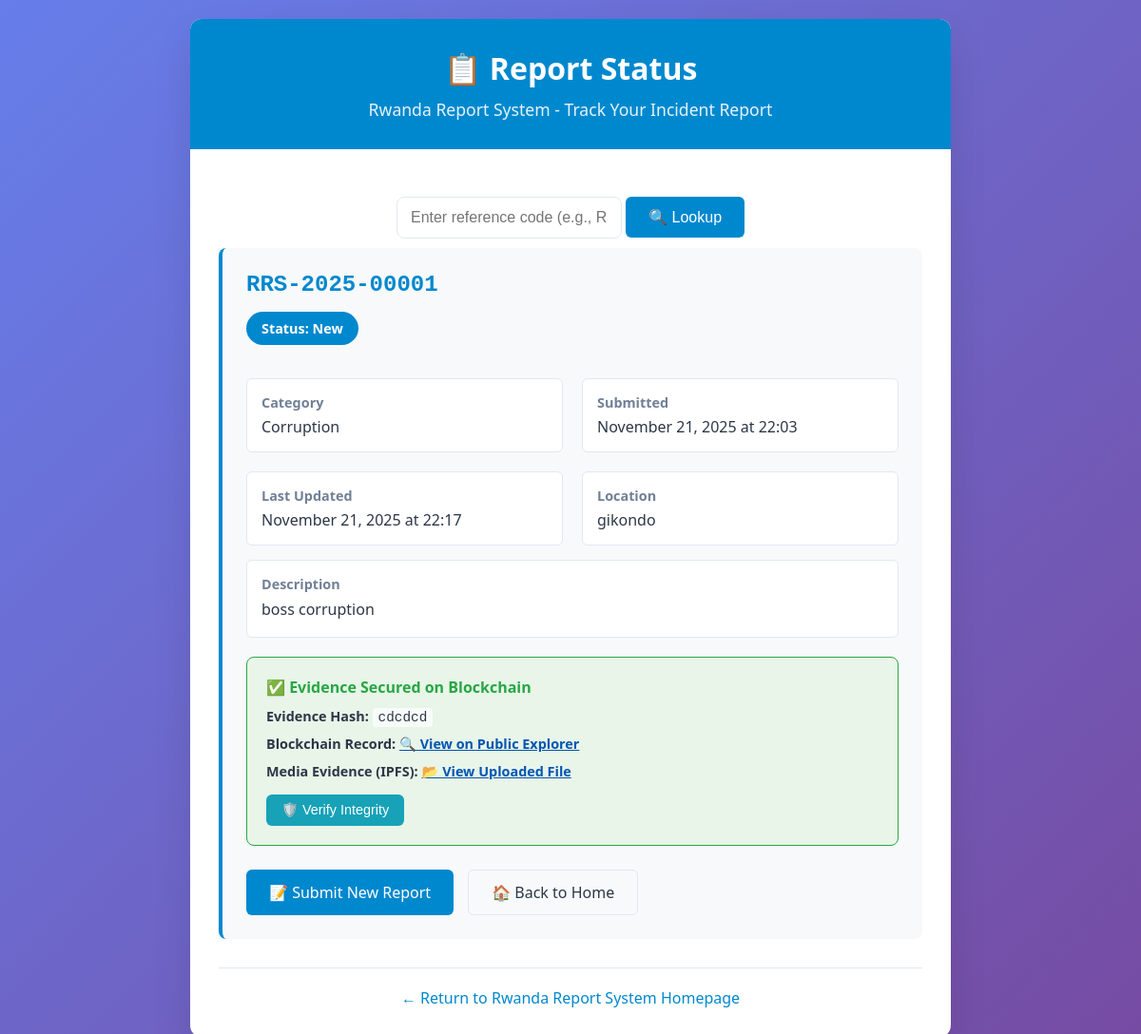
/api/reports/report/status/RRS-2025-00001/, run on the app's committed database.
### apps/reports/models.py (models this page shows, shortened)
class Report(models.Model):
    id = models.UUIDField(primary_key=True, default=uuid.uuid4, editable=False)
    reference_code = models.CharField(max_length=20, unique=True, editable=False)
    category = models.CharField(max_length=20, choices=ReportCategory.choices)
    description = models.TextField()
    location_description = models.CharField(max_length=255, blank=True, default="")
    latitude = models.DecimalField(max_digits=9, decimal_places=6, null=True, blank=True)
    longitude = models.DecimalField(max_digits=9, decimal_places=6, null=True, blank=True)
    user = models.ForeignKey(User, on_delete=models.SET_NULL, null=True, blank=True)
    is_anonymous = models.BooleanField(default=False)
    reporter_name = models.CharField(max_length=100, blank=True, default="")
    reporter_phone = models.CharField(max_length=15, blank=True, default="")
    reporter_email = models.EmailField(blank=True, default="")
    media_file = models.FileField(upload_to='reports/media/', blank=True, null=True)
    media_thumbnail = models.ImageField(upload_to='reports/thumbnails/', blank=True, null=True)
    ipfs_cid = models.CharField(max_length=100, blank=True, null=True)
    evidence_json_cid = models.CharField(max_length=100, blank=True, null=True)
    ipfs_report_cid = models.CharField(max_length=100, blank=True, null=True, help_text="IPFS CID for complete report (distributed across 1000+ nodes)")
    evidence_hash = models.CharField(max_length=64, blank=True, null=True)
    transaction_hash = models.CharField(max_length=64, blank=True, null=True)
    is_hash_anchored = models.BooleanField(default=False)
    verified_on_chain = models.BooleanField(default=False)
    blockchain_metadata = models.JSONField(default=dict, blank=True)
    status = models.CharField(max_length=20, choices=ReportStatus.choices, default=ReportStatus.NEW)
    priority = models.IntegerField(default=1)
    created_at = models.DateTimeField(auto_now_add=True)
    updated_at = models.DateTimeField(auto_now=True)
    class Meta:
        ordering = ['-created_at']
        indexes = [
            models.Index(fields=['reference_code']),
            models.Index(fields=['category']),
            models.Index(fields=['status']),
            models.Index(fields=['created_at']),
        ]
    @property
    def media_ipfs_url(self):
        if self.ipfs_cid:
            return f"https://ipfs.io/ipfs/{self.ipfs_cid}"
        return None

### apps/reports/views.py (the view)
# urls.py: path('report/status/<str:reference_code>/', views.report_status, name='report_status'),
def report_status(request, reference_code):
    report = get_object_or_404(Report, reference_code=reference_code)
    return render(request, 'reports/status.html', {'report': report})

### apps/reports/templates/reports/status.html (shortened to what this page needs)
<!DOCTYPE html>
<html lang="en">
<head>
</head>
<body>
    <div class="container">
        <div class="header">
            <h1>📋 Report Status</h1>
            <p>Rwanda Report System - Track Your Incident Report</p>
        </div>
        <div class="content">
            <div class="status-search">
                <form id="statusLookupForm" onsubmit="return lookupStatus(event)">
                    <input id="lookupInput" type="text" placeholder="Enter reference code (e.g., RRS-2024-00123)" aria-label="Reference code" />
                    <button type="submit" class="btn btn-primary">🔍 Lookup</button>
                </form>
            </div>
            {% if report %}
            <div class="status-card">
                <div class="reference-code">{{ report.reference_code }}</div>
                <div class="status-badge status-{{ report.status }}">
                    Status: {{ report.get_status_display }}
                </div>
                <div class="details-grid">
                    <div class="detail-item">
                        <div class="detail-label">Category</div>
                        <div class="detail-value">{{ report.get_category_display }}</div>
                    </div>
                    <div class="detail-item">
                        <div class="detail-label">Submitted</div>
                        <div class="detail-value">{{ report.created_at|date:"F d, Y \a\t H:i" }}</div>
                    </div>
                    <div class="detail-item">
                        <div class="detail-label">Last Updated</div>
                        <div class="detail-value">{{ report.updated_at|date:"F d, Y \a\t H:i" }}</div>
                    </div>
                    {% if report.location_description %}
                    <div class="detail-item">
                        <div class="detail-label">Location</div>
                        <div class="detail-value">{{ report.location_description }}</div>
                    </div>
                    {% endif %}
                </div>
                <div class="detail-item" style="grid-column: 1 / -1; margin-top: 15px;">
                    <div class="detail-label">Description</div>
                    <div class="detail-value" style="line-height: 1.6;">{{ report.description|linebreaks }}</div>
                </div>
                {% if report.is_hash_anchored %}
                <div class="blockchain-info">
                    <div class="blockchain-verified">
                        ✅ Evidence Secured on Blockchain
                    </div>
                    {% if report.evidence_hash %}
                    <div style="margin-top: 10px; font-size: 0.9rem;">
                        <strong>Evidence Hash:</strong>
                        <code style="background: rgba(255,255,255,0.7); padding: 2px 6px; border-radius: 4px; font-family: monospace;">
                            {{ report.evidence_hash|truncatechars:30 }}
                        </code>
                    </div>
                    {% endif %}
                    {% if report.transaction_hash %}
                    <div style="margin-top: 10px; font-size: 0.9rem;">
                        <strong>Blockchain Record:</strong>
                        <a href="https://preview.cardanoscan.io/transaction/{{ report.transaction_hash }}" target="_blank" style="color: #0056b3; text-decoration: underline; font-weight: bold;">
                            🔍 View on Public Explorer
                        </a>
                    </div>
                    {% endif %}
                    {% if report.media_ipfs_url %}
                    <div style="margin-top: 10px; font-size: 0.9rem;">
                        <strong>Media Evidence (IPFS):</strong>
                        <a href="{{ report.media_ipfs_url }}" target="_blank" style="color: #0056b3; text-decoration: underline; font-weight: bold;">
                            📂 View Uploaded File
                        </a>
                    </div>
                    {% endif %}
                    <div style="margin-top: 15px; display: flex; gap: 10px; flex-wrap: wrap;">
                        <button onclick="verifyIntegrity('{{ report.reference_code }}')" class="btn btn-primary" style="background-color: #17a2b8; font-size: 0.9rem; padding: 8px 16px;">
                            🛡️ Verify Integrity
                        </button>
                    </div>
                </div>
                {% endif %}
                <div class="actions">
                    <a href="/report/submit/" class="btn btn-primary">
                        📝 Submit New Report
                    </a>
                    <a href="/" class="btn btn-outline">
                        🏠 Back to Home
                    </a>
                </div>
            </div>
            {% endif %}
            <div class="back-link">
                <a href="/">← Return to Rwanda Report System Homepage</a>
            </div>
        </div>
    </div>
</body>
</html>

### apps/reports/templates/reports/status.html (style rules this page uses)
* { margin: 0; padding: 0; box-sizing: border-box; }
:root { --primary-color: #0088ce; --primary-dark: #0066a4; --success-color: #28a745; --warning-color: #ffc107; --danger-color: #dc3545; --text-dark: #2d3748; --text-light: #718096; --border-color: #e2e8f0; --background-light: #f8f9fa; }
body { font-family: 'Segoe UI', Tahoma, Geneva, Verdana, sans-serif; background: linear-gradient(135deg, #667eea 0%, #764ba2 100%); min-height: 100vh; padding: 20px; color: var(--text-dark); }
.container { max-width: 800px; margin: 0 auto; background: white; border-radius: 12px; box-shadow: 0 20px 40px rgba(0,0,0,0.1); overflow: hidden; }
.header { background: var(--primary-color); color: white; padding: 30px; text-align: center; }
.header h1 { font-size: 2rem; margin-bottom: 10px; }
.header p { opacity: 0.9; font-size: 1.1rem; }
.content { padding: 30px; }
.status-card { background: var(--background-light); border-radius: 8px; padding: 25px; margin-bottom: 25px; border-left: 4px solid var(--primary-color); }
.reference-code { font-size: 1.5rem; font-weight: bold; color: var(--primary-color); margin-bottom: 15px; font-family: monospace; }
.status-badge { display: inline-block; padding: 8px 16px; border-radius: 20px; font-weight: 600; font-size: 0.9rem; margin-bottom: 15px; }
.status-new { background: var(--primary-color); color: white; }
.details-grid { display: grid; grid-template-columns: repeat(auto-fit, minmax(250px, 1fr)); gap: 20px; margin-top: 20px; }
.detail-item { padding: 15px; background: white; border-radius: 6px; border: 1px solid var(--border-color); }
.detail-label { font-weight: 600; color: var(--text-light); font-size: 0.9rem; margin-bottom: 5px; }
.detail-value { font-size: 1rem; color: var(--text-dark); }
.blockchain-info { background: #e8f5e8; border: 1px solid #28a745; border-radius: 8px; padding: 20px; margin-top: 20px; }
.blockchain-verified { color: var(--success-color); font-weight: 600; display: flex; align-items: center; gap: 8px; }
.actions { display: flex; gap: 15px; margin-top: 25px; flex-wrap: wrap; }
.status-search { display: flex; justify-content: center; gap: 10px; margin: 20px 0 10px; padding: 0 20px; }
.status-search input[type="text"] { flex: 1; max-width: 480px; padding: 12px 14px; border: 1px solid var(--border-color); border-radius: 8px; font-size: 1rem; }
.btn { padding: 12px 24px; border: none; border-radius: 6px; font-size: 1rem; font-weight: 500; cursor: pointer; text-decoration: none; display: inline-flex; align-items: center; gap: 8px; transition: all 0.3s ease; }
.btn-primary { background: var(--primary-color); color: white; }
.btn-outline { background: transparent; border: 1px solid var(--border-color); color: var(--text-dark); }
.back-link { text-align: center; margin-top: 30px; padding-top: 20px; border-top: 1px solid var(--border-color); }
.back-link a { color: var(--primary-color); text-decoration: none; font-weight: 500; }
@media (min-width: 769px) { .details-grid { grid-template-columns: repeat(2, 1fr); } }
@media (min-width: 769px) { .actions { flex-direction: row; } }

### data on the page
Report: reference_code "RRS-2025-00001", status "New", category "Corruption", created_at "November 21, 2025 at 22:03", updated_at "November 21, 2025 at 22:17", location_description "gikondo", description "boss corruption", evidence_hash "cdcdcd"
